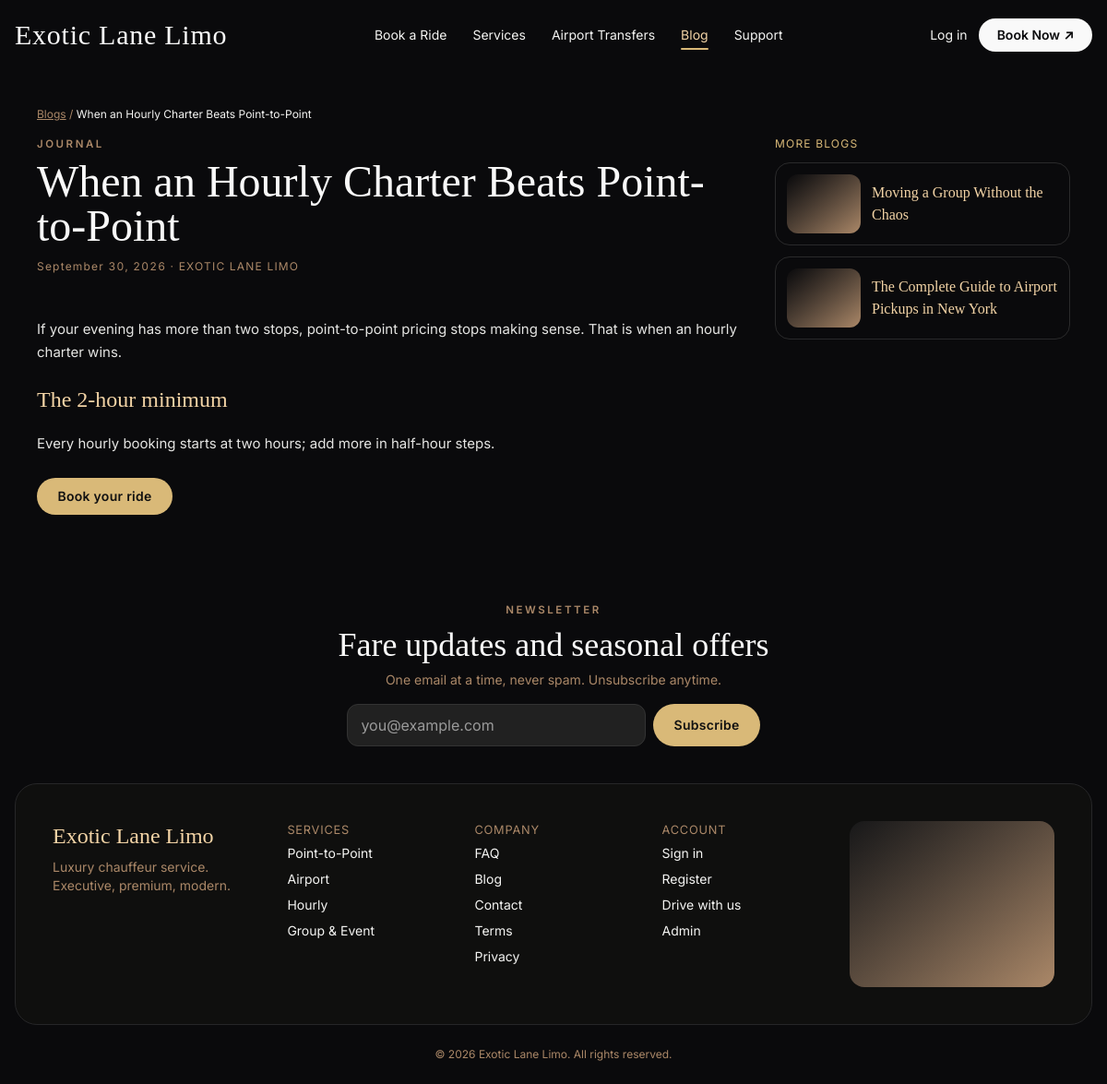
Screenshot of /services/blogs/read.php?slug=hourly-charter-guide with the database file from the repository.
### tables this page shows
CREATE TABLE IF NOT EXISTS blog_posts (
  id BIGINT UNSIGNED NOT NULL AUTO_INCREMENT PRIMARY KEY,
  slug VARCHAR(150) NOT NULL,
  title VARCHAR(190) NOT NULL,
  excerpt VARCHAR(255) NULL,
  body MEDIUMTEXT NULL,
  cover VARCHAR(255) NULL,
  meta_title VARCHAR(190) NULL,
  meta_description VARCHAR(255) NULL,
  status ENUM('draft','published') NOT NULL DEFAULT 'draft',
  published_at DATETIME NULL,
  created_at DATETIME NOT NULL DEFAULT CURRENT_TIMESTAMP,
  updated_at DATETIME NOT NULL DEFAULT CURRENT_TIMESTAMP ON UPDATE CURRENT_TIMESTAMP,
  UNIQUE KEY uq_blog_slug (slug),
  KEY idx_blog_status (status, published_at)
);

### app/Helpers/functions.php (called while the page is built, shortened)
<?php
function url(string $path = ''): string
{
    return SITE_URL . '/' . ltrim($path, '/');
}
function e(mixed $v): string
{
    return htmlspecialchars((string)($v ?? ''), ENT_QUOTES | ENT_SUBSTITUTE, 'UTF-8');
}

### services/blogs/read.php (the view, shortened to what this page needs)
<?php
$pdo = Database::pdo();
$slug = slugify(trim((string)($_GET['slug'] ?? '')));
$st = $pdo->prepare("SELECT * FROM blog_posts WHERE slug = ? AND status = 'published' LIMIT 1");
$st->execute([$slug]);
$post = $st->fetch();
$others = $pdo->prepare("SELECT slug, title, cover, published_at FROM blog_posts WHERE status = 'published' AND id != ? ORDER BY published_at DESC, id DESC LIMIT 3");
$others->execute([(int)$post['id']]);
$related = $others->fetchAll();
?>
<div class="max-w-6xl mx-auto px-4 py-10">
  <p class="text-xs"><a class="underline text-[#AB8868]" href="<?= url('services/blogs/index.php') ?>">Blogs</a> <span class="text-[#AB8868]">/</span> <span class="text-[#F5F5F3]"><?= e($post['title']) ?></span></p>
  <div class="grid lg:grid-cols-[1fr_320px] gap-8 mt-4 items-start">
    <article class="min-w-0">
      <p class="eyebrow">Journal</p>
      <h1 class="font-display text-4xl md:text-5xl text-[#F9F9F9] mt-2"><?= e($post['title']) ?></h1>
      <p class="tabular text-xs tracking-widest text-[#AB8868] mt-3"><?= e(date('F j, Y', strtotime($post['published_at'] ?? $post['created_at']))) ?> · EXOTIC LANE LIMO</p>
      <div class="mt-6 text-[15px] leading-relaxed text-[#E5E5E3] space-y-4 blog-body"><?= $post['body'] ?></div>
      <div class="mt-8">
        <a href="<?= url('services/booking.php') ?>" class="btn-gold rounded-full text-sm px-8 py-3">Book your ride</a>
      </div>
    </article>
    <?php if ($related): ?>
    <aside class="lg:sticky lg:top-20" aria-label="More blogs">
      <p class="tabular text-xs tracking-widest text-[#D9B978]">MORE BLOGS</p>
      <div class="mt-3 space-y-3">
        <?php foreach ($related as $r): ?>
        <a href="<?= url('services/blogs/read.php?slug=' . urlencode($r['slug'])) ?>" class="group flex items-center gap-3 rounded-2xl border border-[#2a2a2b] hover:border-[#C8A96B] p-3">
          <?php if (!empty($r['cover'])): ?>
          <span class="w-20 h-16 shrink-0 rounded-xl overflow-hidden bg-gradient-to-br from-[#0A0A0C] to-[#AB8868]">
          </span>
          <?php endif; ?>
          <span class="font-display text-base text-[#F3D4A6]"><?= e($r['title']) ?></span>
        </a>
        <?php endforeach; ?>
      </div>
    </aside>
    <?php endif; ?>
  </div>
</div>
<?php
require APP_ROOT . '/views/layouts/public.php';

### assets/css/app.css (style rules this page uses)
:root { --black:#0A0A0C; --deep:#0F0F0E; --charcoal:#181819; --input:#212121; --champagne:#F3D4A6; --champagne-lt:#F7E2BF; --gold:#D9B978; --gold-mute:#C8A96B; --tan:#AB8868; --ivory:#F9F9F9; --soft:#F5F5F3; --border:#E5E5E3; --cta:#F9F9F9; --cta-h:#F3D4A6; --err:#A3322F; --err-deep:#8E2B29; }
html { scroll-behavior:smooth }
body { background:var(--black);color:var(--soft); }
.font-display { font-family:"Cormorant Garamond",Georgia,serif }
.font-ui { font-family:Inter,system-ui,sans-serif }
.btn-gold { background:var(--gold);color:#111;padding:.7rem 1.4rem;font-weight:600;letter-spacing:.02em }
.eyebrow { font-size:.72rem;letter-spacing:.22em;text-transform:uppercase;color:var(--tan);font-weight:600 }
.tabular { font-variant-numeric:tabular-nums }
.blog-body h2 { font-family:"Cormorant Garamond",Georgia,serif;font-size:1.5rem;color:var(--champagne);margin-top:1.25rem }
.blog-body p { margin-top:.75rem }

### rows the page displays
blog_posts: title "When an Hourly Charter Beats Point-to-Point", published_at "September 30, 2026", body "If your evening has more than two stops, point-to-point pricing stops making sense. That is when an hourly charter wins. The 2-hour minimum Every hourly booking starts at two hours; add more in half-hour steps."
blog_posts: title "Moving a Group Without the Chaos"
blog_posts: title "The Complete Guide to Airport Pickups in New York"
